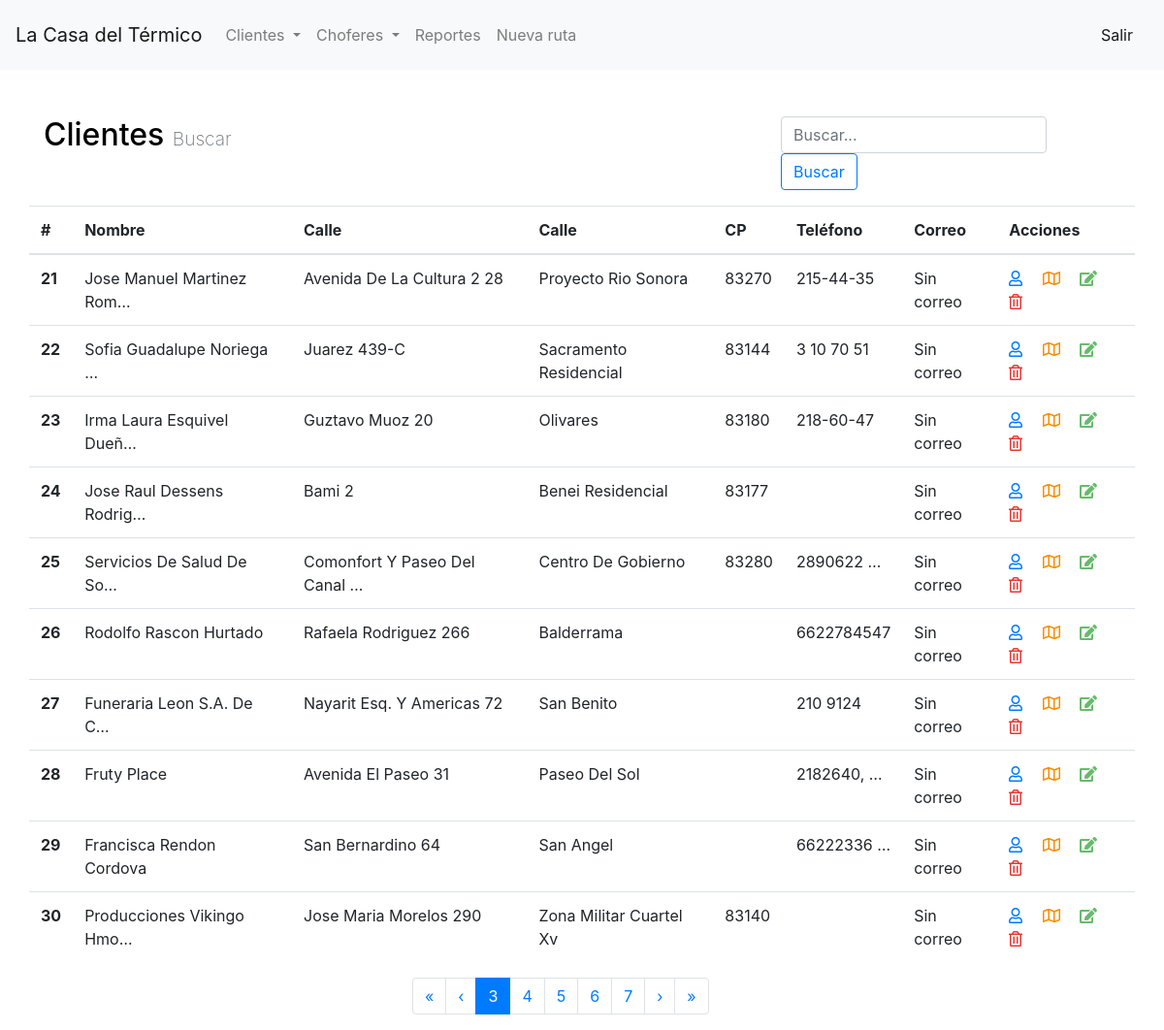
The page /clientes/?p=3 on the database its author committed.
### crud/models.py (models this page shows)
class Cliente(models.Model):
    nombre = models.CharField(max_length=100)
    correo = models.CharField(blank=True, max_length=60)
    telefono = models.CharField(blank=True, max_length=50)
    colonia = models.CharField(max_length=50)
    calle = models.CharField(max_length=50)
    cp = models.CharField(blank=True, max_length=5)
    numero_int = models.CharField(blank=True, max_length=20)
    numero_ext = models.CharField(blank=True, max_length=20)
    lat = models.CharField(max_length=20)
    lng = models.CharField(max_length=20)
    zona = models.CharField(max_length=6)

### crud/views.py (the view)
# urls.py: path('clientes/', views.clientes_lista, name='clientes_lista'),
def clientes_lista(request):
    clientes = Cliente.objects.all()
    p = Paginator(clientes, 10)
    page = request.GET.get('p')
    if not page:
        page = 1
    page_range = calc_page_range(int(page), p.num_pages)
    return render(request, 'clientes_lista.html', {'clientes': p.get_page(page), 'paginator': p, 'page_range': page_range})

### crud/views.py (called while the page is built)
def calc_page_range(page, num_pages):
    start = page
    end = page + 4
    if end > num_pages:
        diff = end - num_pages
        end = end - diff
    page_range = [i for i in range(start, end+1)]
    return page_range

### templates/clientes_lista.html (shortened to what this page needs)
{% extends 'base.html' %}  {% block content %}
<div class="row mb-3">
    <div class="col m-0">
        <h2 class="mb-0">
            <a href="/clientes/" class="a-clean">Clientes</a>
            <small class="text-muted">Buscar</small>
        </h2>
    </div>
    <div class="col-sm-4 offset-sm-2">
        <form class="form-inline" action="/clientes/buscar_handler/" method="GET">
            <input class="form-control mr-2" type="search" placeholder="Buscar..." name="query">
            <button class="btn btn-outline-primary" type="submit">Buscar</button>
        </form>
    </div>
</div>
<div class="row">
    <table class="table">
        <thead>
            <tr>
                <th scope="col">#</th>
                <th scope="col">Nombre</th>
                <th scope="col">Calle</th>
                <th scope="col">Calle</th>
                <th scope="col">CP</th>
                <th scope="col">Teléfono</th>
                <th scope="col">Correo</th>
                <th scope="col">Acciones</th>
            </tr>
        </thead>
        <tbody>
            {% for c in clientes %}
            <tr>
                <th scope="row">{{ c.id }}</th>
                <td>{{ c.nombre|title|truncatechars:25 }}</td>
                <td>{{ c.calle|add:" "|add:c.numero_int|add:" "|add:c.numero_ext|title|truncatechars:30 }}</td>
                <td>{{ c.colonia|title }}</td>
                <td>{{ c.cp }}</td>
                <td>{{ c.telefono|truncatechars:10 }}</td>
                <td>{{ c.correo }}</td>
                <td>
                    <a href="/clientes/{{ c.id }}"><i class="far fa-user"></i></a>&emsp;
                    <a href="https://www.google.com/maps?q={{ c.lat }},{{ c.lng }}"><i class="far fa-map"></i></a>&emsp;
                    <a href="/clientes/editar/{{ c.id }}"><i class="fas fa-edit"></i></a>&emsp;
                    <a  href="#" data-toggle="modal" data-target="#modal_borrar_{{ c.id }}"><i class="far fa-trash-alt"></i></a>
                </td>
            </tr>
            {% endfor %}
        </tbody>
    </table>
</div>
{% if paginator.num_pages > 1 %}
<div class="row">
    <div class="col-sm-6 offset-sm-4">
        <nav>
            <ul class="pagination">
                {% if clientes.has_previous %}
                    <li class="page-item">
                        <a class="page-link" href="/clientes/">
                            <span aria-hidden="true">&laquo;</span>
                        </a>
                    </li>
                    <li class="page-item">
                        <a class="page-link" href="?p={{ clientes.previous_page_number }}">
                            <span aria-hidden="true">&lsaquo;</span>
                        </a>
                    </li>
                {% endif %}
                {% for i in page_range %}
                    {% if i == clientes.number %}
                        <li class="page-item active">
                            <a class="page-link" href="?p={{ i }}">{{ i }}</a>
                        </li>
                    {% else %}
                        <li class="page-item">
                            <a class="page-link" href="?p={{ i }}">{{ i }}</a>
                        </li>
                    {% endif %}
                {% endfor %}
                {% if clientes.has_next %}
                    <li class="page-item">
                        <a class="page-link" href="?p={{ clientes.next_page_number }}">
                            <span aria-hidden="true">&rsaquo;</span>
                        </a>
                    </li>
                    <li class="page-item">
                        <a class="page-link" href="?p={{ paginator.num_pages }}">
                            <span aria-hidden="true">&raquo;</span>
                        </a>
                    </li>
                {% endif %}
            </ul>
        </nav>
    </div>
</div>
{% endif %}
{% endblock %}

### static/custom.css (style rules this page uses)
small { font-size: 60%; font-weight: 200; }
.a-clean { text-decoration: none !important; color: #000; }
.fa-edit { color: #66BB6A; }
.fa-trash-alt { color: #E53935; }
.fa-user { color: #007bff; }
.fa-map { color: #FB8C00; }

### rows shown on the page
Cliente: id "21", nombre "Jose Manuel Martinez Rom…", calle|add "Avenida De La Cultura 2 28", colonia "Proyecto Rio Sonora", cp "83270", telefono "215-44-35", correo "Sin correo"
Cliente: id "22", nombre "Sofia Guadalupe Noriega …", calle|add "Juarez 439-C", colonia "Sacramento Residencial", cp "83144", telefono "3 10 70 51", correo "Sin correo"
Cliente: id "23", nombre "Irma Laura Esquivel Dueñ…", calle|add "Guztavo Muoz 20", colonia "Olivares", cp "83180", telefono "218-60-47", correo "Sin correo"
Cliente: id "24", nombre "Jose Raul Dessens Rodrig…", calle|add "Bami 2", colonia "Benei Residencial", cp "83177", correo "Sin correo"
Cliente: id "25", nombre "Servicios De Salud De So…", calle|add "Comonfort Y Paseo Del Canal …", colonia "Centro De Gobierno", cp "83280", telefono "2890622 …", correo "Sin correo"
Cliente: id "26", nombre "Rodolfo Rascon Hurtado", calle|add "Rafaela Rodriguez 266", colonia "Balderrama", telefono "6622784547", correo "Sin correo"
Cliente: id "27", nombre "Funeraria Leon S.A. De C…", calle|add "Nayarit Esq. Y Americas 72", colonia "San Benito", telefono "210 9124", correo "Sin correo"
Cliente: id "28", nombre "Fruty Place", calle|add "Avenida El Paseo 31", colonia "Paseo Del Sol", telefono "2182640, …", correo "Sin correo"
Cliente: id "29", nombre "Francisca Rendon Cordova", calle|add "San Bernardino 64", colonia "San Angel", telefono "66222336 …", correo "Sin correo"
Cliente: id "30", nombre "Producciones Vikingo Hmo…", calle|add "Jose Maria Morelos 290", colonia "Zona Militar Cuartel Xv", cp "83140", correo "Sin correo"

### other values the page prints
{{ i }} "3"
{{ i }} "4" "5" "6" "7"
